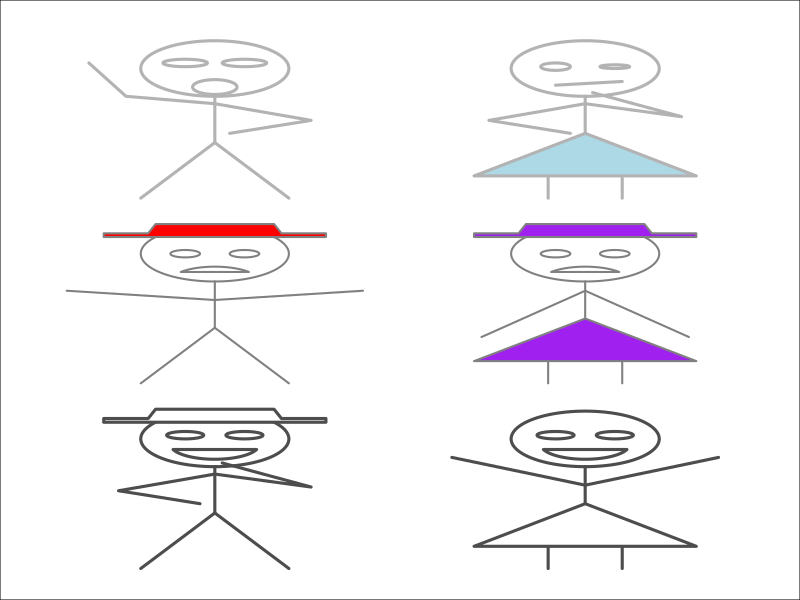

Generate this figure with R:
draw.stick <- function(x,y,scale=1,arms="down", 
                       gender="male",lwd=3, clcol="white",
                       face="happy", linecol=gray(.3),
                       hat=NA) {
  # clcol: color of clothes - any color
  # scale: fize of figure
  # x,y left bottom alignment of figure
  # linecol: color of lines - any color
  # lwd: line weight
  # Arms: "down", "nuetral", "up", "hip", "wave"
  # Gender: "male", "female"
  # Face: "happy", "sad", "annoyed", "surprised"
  # Hat: plot hat T,F


  # Set the figure scale, default it 1
  s <- scale/100

  # If is undefined then give the man a hat
  if (is.na(hat)) hat<-(gender=="male")

  require("plotrix")

  # Draw Head
  draw.ellipse(x+50*s,y+75*s,10*s,15*s,lwd=lwd, border=linecol)

  if (face=="happy") {
    # Draw eyes
    draw.ellipse(x+46*s,y+77*s,2.5*s,2*s,lwd=lwd, border=linecol)
    draw.ellipse(x+54*s,y+77*s,2.5*s,2*s,lwd=lwd, border=linecol)

    # Draw mouth
    draw.ellipse(x+50*s,y+72*s,6*s,8*s, segment = c(-160,-20),
                  lwd=lwd, border=linecol)
  }
  if (face=="sad")   {
    # Draw eyes
    draw.ellipse(x+46*s,y+75*s,2*s,2*s,lwd=lwd, border=linecol)
    draw.ellipse(x+54*s,y+75*s,2*s,2*s,lwd=lwd, border=linecol)

    # Draw mouth
    draw.ellipse(x+50*s,y+60*s,6*s,8*s, segment = c(140,40),
                 lwd=lwd, border=linecol)
  }

  if (face=="surprised")   {
    # Draw eyes
    draw.ellipse(x+46*s,y+78*s,3*s,2*s,lwd=lwd, border=linecol)
    draw.ellipse(x+54*s,y+78*s,3*s,2*s,lwd=lwd, border=linecol)

    # Draw irises
  #  draw.ellipse(x+46*s,y+78*s,1*s,1*s,lwd=lwd, border=linecol)
  #  draw.ellipse(x+54*s,y+78*s,1*s,1*s,lwd=lwd, border=linecol)

    # Draw mouth
    draw.ellipse(x+50*s,y+65*s,3*s,4*s,
                 lwd=lwd, border=linecol)
  }


  if (face=="annoyed")  {
    # Draw mouth
    lines(c(x+46*s,x+55*s), c(y+66*s,y+68*s),lwd=lwd, col=linecol)

    # Draw eyes
    draw.ellipse(x+46*s,y+76*s,2*s,2*s,lwd=lwd, border=linecol)
    draw.ellipse(x+54*s,y+76*s,2*s,1*s,lwd=lwd, border=linecol)
  }




  # Draw torso
  lines(c(x+50*s,x+50*s), c(y+35*s,y+60*s),lwd=lwd, col=linecol)

  # Draw arms
  if (arms=="down") {
    lines(c(x+50*s,x+36*s), c(y+55*s,y+30*s),lwd=lwd, col=linecol) # Left
    lines(c(x+50*s,x+64*s), c(y+55*s,y+30*s),lwd=lwd, col=linecol) # Right
  }
  if (arms=="nuetral") {
    lines(c(x+50*s,x+30*s), c(y+50*s,y+55*s),lwd=lwd, col=linecol) # Left
    lines(c(x+50*s,x+70*s), c(y+50*s,y+55*s),lwd=lwd, col=linecol) # Right
  }
  if (arms=="up") {
    lines(c(x+50*s,x+32*s), c(y+50*s,y+65*s),lwd=lwd, col=linecol) # Left
    lines(c(x+50*s,x+68*s), c(y+50*s,y+65*s),lwd=lwd, col=linecol) # Right
  }
  if (arms=="hip") {
    lines(c(x+50*s,x+37*s,x+48*s), c(y+56*s,y+47*s,y+40*s),lwd=lwd, col=linecol) # Left
    lines(c(x+50*s,x+63*s,x+51*s), c(y+56*s,y+49*s,y+62*s),lwd=lwd, col=linecol) # Right
  }
  if (arms=="wave") {
    lines(c(x+50*s,x+38*s,x+33*s), c(y+56*s,y+60*s,y+78*s),lwd=lwd, col=linecol) # Left
    lines(c(x+50*s,x+63*s,x+52*s), c(y+56*s,y+47*s,y+40*s),lwd=lwd, col=linecol) # Right
  }

  # Draw male legs
  if (gender=="male") {
    lines(c(x+50*s,x+40*s), c(y+35*s,y+5*s),lwd=lwd, col=linecol)
    lines(c(x+50*s,x+60*s), c(y+35*s,y+5*s),lwd=lwd, col=linecol)

  }

  # Draw female legs and dress
  if (gender!="male") {
    # Draw legs
    lines(c(x+45*s,x+45*s), c(y+17*s,y+5*s),lwd=lwd, col=linecol)
    lines(c(x+55*s,x+55*s), c(y+17*s,y+5*s),lwd=lwd, col=linecol)

    # Draw dress
    polygon(c(x+s*50,x+s*35,x+s*65), 
          c(y+s*40,y+s*17,y+s*17), 
            col=clcol, border=linecol,lwd=lwd)
  }

  # Draw hat
  if (hat==T) polygon(
    c(x+35*s,x+65*s,x+65*s,x+59*s,x+58*s,x+42*s,x+41*s,x+35*s),
    c(y+84*s,y+84*s,y+86*s,y+86*s,y+91*s,y+91*s,y+86*s,y+86*s),
    col=clcol, border=linecol,lwd=lwd)

}

# Map of stick figures
par(mar = rep(0, 4))

plot(c(.25,1.25), c(0,3), type="n", xaxt='n', yaxt='n', ann=FALSE)

  draw.stick(0,0, arms="hip")
  draw.stick(.5,0, gender="female", arms="up")

  draw.stick(0,1, arms="nuetral", lwd=2, linecol=gray(.5), 
             clcol="red", face="sad")

  draw.stick(.5,1, gender="female", arms="down", clcol="purple", 
             lwd=2, linecol=gray(.5), face="sad",hat=T)

  draw.stick(0,2, arms="wave", linecol=gray(.7),
             clcol="blue", face="surprised",hat=F)

  draw.stick(.5,2, gender="female", arms="hip", clcol="light blue", 
             linecol=gray(.7),face="annoyed")

